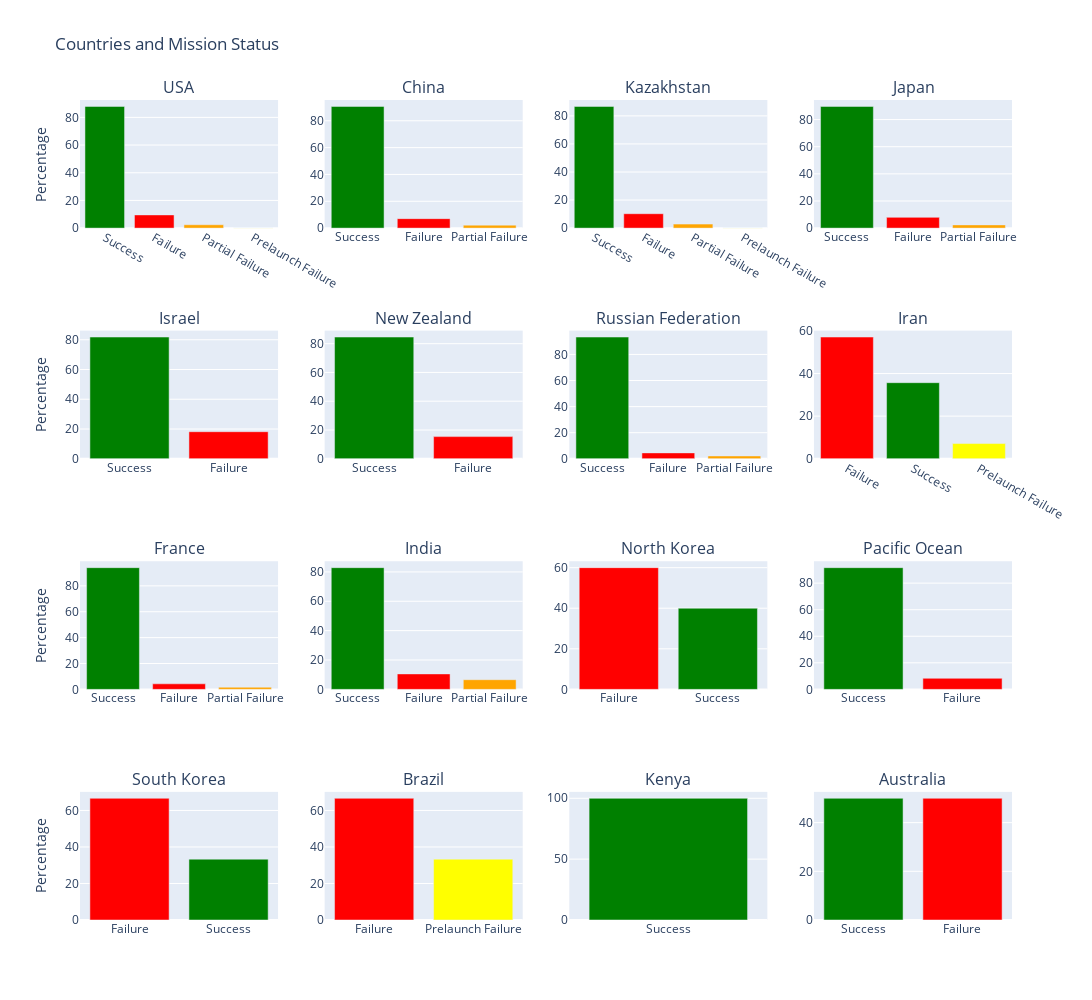

Source (notebook cell):
### Code cell
# 4x4'luk alt grafikler oluşturuluyor ve her bir grafiğe başlık olarak "Country" (ülke) isimleri atanıyor
figure = make_subplots(
    rows=4, 
    cols=4, 
    subplot_titles=df["Country"].unique()  # Ülke isimlerinin benzersiz değerleri başlık olarak kullanılacak
)

# Tüm ülkeler üzerinde döngü oluşturuluyor
for i, country in enumerate(df["Country"].unique()):
    # Belirli bir ülkeye ait görev durumlarının yüzdesel dağılımı hesaplanıyor
    counts = df[df["Country"] == country]["Status Mission"].value_counts(normalize=True) * 100
    # Görev durumlarına göre renkler belirleniyor
    color = [colors[x] for x in encoder.transform(counts.index)]  # colors sözlüğünden görev durumuna uygun renk seçiliyor
    
    # Ülke için bir bar (çubuk) grafiği oluşturuluyor
    trace = go.Bar(
        x=counts.index,         # X ekseni: Görev durumlarının isimleri ("Success", "Failure" gibi)
        y=counts.values,        # Y ekseni: Yüzdesel değerler
        name=country,           # Grafiğin ismi (ülke ismi)
        marker={"color": color},# Görev durumuna göre renkler atanıyor
        showlegend=False        # Göstergeyi kapat (legend yalnızca tek bir kez gösterilecek)
    )
    
    # Bar grafiği, 4x4'lük grid üzerinde doğru satır ve sütuna ekleniyor
    figure.add_trace(
        trace, 
        row=(i // 4) + 1,  # Satır numarası: Her 4 ülke için bir sonraki satıra geç
        col=(i % 4) + 1    # Sütun numarası: 4 sütunlu grid üzerinde ilerle
    )

# Grafik düzeni ve görünümü güncelleniyor
figure.update_layout(
    title={"text": "Countries and Mission Status"},  # Ana başlık ekleniyor
    height=1000,  # Grafiğin yüksekliği
    width=1100    # Grafiğin genişliği
)

# Y ekseni başlıklarını ayarlamak için döngü
for i in range(1, 5):  # 1'den 4'e kadar olan satır numaraları
    figure.update_yaxes(
        title_text="Percentage",  # Y ekseni etiketi "Percentage" olarak ayarlanıyor
        row=i,                    # Hangi satıra uygulanacağı belirtiliyor
        col=1                     # Sadece ilk sütundaki grafikler için uygulanıyor
    )

figure.show()

### Figure 1 — Plotly figure (JSON) as saved in the notebook; plotly's stock layout.template omitted (floating-point values rounded to 4 significant figures)
{"data": [{"marker": {"color": ["Green", "Red", "Orange", "Yellow"]}, "name": "USA", "showlegend": false, "type": "bar", "x": ["Success", "Failure", "Partial Failure", "Prelaunch Failure"], "xaxis": "x", "y": [87.93, 9.548, 2.443, 0.07402], "yaxis": "y"}, {"marker": {"color": ["Green", "Red", "Orange"]}, "name": "China", "showlegend": false, "type": "bar", "x": ["Success", "Failure", "Partial Failure"], "xaxis": "x2", "y": [90.71, 7.063, 2.23], "yaxis": "y2"}, {"marker": {"color": ["Green", "Red", "Orange", "Yellow"]}, "name": "Kazakhstan", "showlegend": false, "type": "bar", "x": ["Success", "Failure", "Partial Failure", "Prelaunch Failure"], "xaxis": "x3", "y": [86.73, 10.27, 2.853, 0.1427], "yaxis": "y3"}, {"marker": {"color": ["Green", "Red", "Orange"]}, "name": "Japan", "showlegend": false, "type": "bar", "x": ["Success", "Failure", "Partial Failure"], "xaxis": "x4", "y": [89.68, 7.937, 2.381], "yaxis": "y4"}, {"marker": {"color": ["Green", "Red"]}, "name": "Israel", "showlegend": false, "type": "bar", "x": ["Success", "Failure"], "xaxis": "x5", "y": [81.82, 18.18], "yaxis": "y5"}, {"marker": {"color": ["Green", "Red"]}, "name": "New Zealand", "showlegend": false, "type": "bar", "x": ["Success", "Failure"], "xaxis": "x6", "y": [84.62, 15.38], "yaxis": "y6"}, {"marker": {"color": ["Green", "Red", "Orange"]}, "name": "Russian Federation", "showlegend": false, "type": "bar", "x": ["Success", "Failure", "Partial Failure"], "xaxis": "x7", "y": [93.35, 4.506, 2.146], "yaxis": "y7"}, {"marker": {"color": ["Red", "Green", "Yellow"]}, "name": "Iran", "showlegend": false, "type": "bar", "x": ["Failure", "Success", "Prelaunch Failure"], "xaxis": "x8", "y": [57.14, 35.71, 7.143], "yaxis": "y8"}, {"marker": {"color": ["Green", "Red", "Orange"]}, "name": "France", "showlegend": false, "type": "bar", "x": ["Success", "Failure", "Partial Failure"], "xaxis": "x9", "y": [94.06, 4.29, 1.65], "yaxis": "y9"}, {"marker": {"color": ["Green", "Red", "Orange"]}, "name": "India", "showlegend": false, "type": "bar", "x": ["Success", "Failure", "Partial Failure"], "xaxis": "x10", "y": [82.89, 10.53, 6.579], "yaxis": "y10"}, {"marker": {"color": ["Red", "Green"]}, "name": "North Korea", "showlegend": false, "type": "bar", "x": ["Failure", "Success"], "xaxis": "x11", "y": [60, 40], "yaxis": "y11"}, {"marker": {"color": ["Green", "Red"]}, "name": "Pacific Ocean", "showlegend": false, "type": "bar", "x": ["Success", "Failure"], "xaxis": "x12", "y": [91.67, 8.333], "yaxis": "y12"}, {"marker": {"color": ["Red", "Green"]}, "name": "South Korea", "showlegend": false, "type": "bar", "x": ["Failure", "Success"], "xaxis": "x13", "y": [66.67, 33.33], "yaxis": "y13"}, {"marker": {"color": ["Red", "Yellow"]}, "name": "Brazil", "showlegend": false, "type": "bar", "x": ["Failure", "Prelaunch Failure"], "xaxis": "x14", "y": [66.67, 33.33], "yaxis": "y14"}, {"marker": {"color": ["Green"]}, "name": "Kenya", "showlegend": false, "type": "bar", "x": ["Success"], "xaxis": "x15", "y": [100], "yaxis": "y15"}, {"marker": {"color": ["Green", "Red"]}, "name": "Australia", "showlegend": false, "type": "bar", "x": ["Success", "Failure"], "xaxis": "x16", "y": [50, 50], "yaxis": "y16"}], "layout": {"annotations": [{"font": {"size": 16}, "showarrow": false, "text": "USA", "x": 0.1062, "xanchor": "center", "xref": "paper", "y": 1, "yanchor": "bottom", "yref": "paper"}, {"font": {"size": 16}, "showarrow": false, "text": "China", "x": 0.3688, "xanchor": "center", "xref": "paper", "y": 1, "yanchor": "bottom", "yref": "paper"}, {"font": {"size": 16}, "showarrow": false, "text": "Kazakhstan", "x": 0.6313, "xanchor": "center", "xref": "paper", "y": 1, "yanchor": "bottom", "yref": "paper"}, {"font": {"size": 16}, "showarrow": false, "text": "Japan", "x": 0.8938, "xanchor": "center", "xref": "paper", "y": 1, "yanchor": "bottom", "yref": "paper"}, {"font": {"size": 16}, "showarrow": false, "text": "Israel", "x": 0.1062, "xanchor": "center", "xref": "paper", "y": 0.7188, "yanchor": "bottom", "yref": "paper"}, {"font": {"size": 16}, "showarrow": false, "text": "New Zealand", "x": 0.3688, "xanchor": "center", "xref": "paper", "y": 0.7188, "yanchor": "bottom", "yref": "paper"}, {"font": {"size": 16}, "showarrow": false, "text": "Russian Federation", "x": 0.6313, "xanchor": "center", "xref": "paper", "y": 0.7188, "yanchor": "bottom", "yref": "paper"}, {"font": {"size": 16}, "showarrow": false, "text": "Iran", "x": 0.8938, "xanchor": "center", "xref": "paper", "y": 0.7188, "yanchor": "bottom", "yref": "paper"}, {"font": {"size": 16}, "showarrow": false, "text": "France", "x": 0.1062, "xanchor": "center", "xref": "paper", "y": 0.4375, "yanchor": "bottom", "yref": "paper"}, {"font": {"size": 16}, "showarrow": false, "text": "India", "x": 0.3688, "xanchor": "center", "xref": "paper", "y": 0.4375, "yanchor": "bottom", "yref": "paper"}, {"font": {"size": 16}, "showarrow": false, "text": "North Korea", "x": 0.6313, "xanchor": "center", "xref": "paper", "y": 0.4375, "yanchor": "bottom", "yref": "paper"}, {"font": {"size": 16}, "showarrow": false, "text": "Pacific Ocean", "x": 0.8938, "xanchor": "center", "xref": "paper", "y": 0.4375, "yanchor": "bottom", "yref": "paper"}, {"font": {"size": 16}, "showarrow": false, "text": "South Korea", "x": 0.1062, "xanchor": "center", "xref": "paper", "y": 0.1562, "yanchor": "bottom", "yref": "paper"}, {"font": {"size": 16}, "showarrow": false, "text": "Brazil", "x": 0.3688, "xanchor": "center", "xref": "paper", "y": 0.1562, "yanchor": "bottom", "yref": "paper"}, {"font": {"size": 16}, "showarrow": false, "text": "Kenya", "x": 0.6313, "xanchor": "center", "xref": "paper", "y": 0.1562, "yanchor": "bottom", "yref": "paper"}, {"font": {"size": 16}, "showarrow": false, "text": "Australia", "x": 0.8938, "xanchor": "center", "xref": "paper", "y": 0.1562, "yanchor": "bottom", "yref": "paper"}], "height": 1000, "title": {"text": "Countries and Mission Status"}, "width": 1100, "xaxis": {"anchor": "y", "autorange": true, "domain": [0, 0.2125], "range": [-0.5, 3.5], "type": "category"}, "xaxis10": {"anchor": "y10", "autorange": true, "domain": [0.2625, 0.475], "range": [-0.5, 2.5], "type": "category"}, "xaxis11": {"anchor": "y11", "autorange": true, "domain": [0.525, 0.7375], "range": [-0.5, 1.5], "type": "category"}, "xaxis12": {"anchor": "y12", "autorange": true, "domain": [0.7875, 1], "range": [-0.5, 1.5], "type": "category"}, "xaxis13": {"anchor": "y13", "autorange": true, "domain": [0, 0.2125], "range": [-0.5, 1.5], "type": "category"}, "xaxis14": {"anchor": "y14", "autorange": true, "domain": [0.2625, 0.475], "range": [-0.5, 1.5], "type": "category"}, "xaxis15": {"anchor": "y15", "autorange": true, "domain": [0.525, 0.7375], "range": [-0.5, 0.5], "type": "category"}, "xaxis16": {"anchor": "y16", "autorange": true, "domain": [0.7875, 1], "range": [-0.5, 1.5], "type": "category"}, "xaxis2": {"anchor": "y2", "autorange": true, "domain": [0.2625, 0.475], "range": [-0.5, 2.5], "type": "category"}, "xaxis3": {"anchor": "y3", "autorange": true, "domain": [0.525, 0.7375], "range": [-0.5, 3.5], "type": "category"}, "xaxis4": {"anchor": "y4", "autorange": true, "domain": [0.7875, 1], "range": [-0.5, 2.5], "type": "category"}, "xaxis5": {"anchor": "y5", "autorange": true, "domain": [0, 0.2125], "range": [-0.5, 1.5], "type": "category"}, "xaxis6": {"anchor": "y6", "autorange": true, "domain": [0.2625, 0.475], "range": [-0.5, 1.5], "type": "category"}, "xaxis7": {"anchor": "y7", "autorange": true, "domain": [0.525, 0.7375], "range": [-0.5, 2.5], "type": "category"}, "xaxis8": {"anchor": "y8", "autorange": true, "domain": [0.7875, 1], "range": [-0.5, 2.5], "type": "category"}, "xaxis9": {"anchor": "y9", "autorange": true, "domain": [0, 0.2125], "range": [-0.5, 2.5], "type": "category"}, "yaxis": {"anchor": "x", "autorange": true, "domain": [0.8438, 1], "range": [0, 92.56], "title": {"text": "Percentage"}, "type": "linear"}, "yaxis10": {"anchor": "x10", "autorange": true, "domain": [0.2812, 0.4375], "range": [0, 87.26], "type": "linear"}, "yaxis11": {"anchor": "x11", "autorange": true, "domain": [0.2812, 0.4375], "range": [0, 63.16], "type": "linear"}, "yaxis12": {"anchor": "x12", "autorange": true, "domain": [0.2812, 0.4375], "range": [0, 96.49], "type": "linear"}, "yaxis13": {"anchor": "x13", "autorange": true, "domain": [0, 0.1562], "range": [0, 70.18], "title": {"text": "Percentage"}, "type": "linear"}, "yaxis14": {"anchor": "x14", "autorange": true, "domain": [0, 0.1562], "range": [0, 70.18], "type": "linear"}, "yaxis15": {"anchor": "x15", "autorange": true, "domain": [0, 0.1562], "range": [0, 105.3], "type": "linear"}, "yaxis16": {"anchor": "x16", "autorange": true, "domain": [0, 0.1562], "range": [0, 52.63], "type": "linear"}, "yaxis2": {"anchor": "x2", "autorange": true, "domain": [0.8438, 1], "range": [0, 95.48], "type": "linear"}, "yaxis3": {"anchor": "x3", "autorange": true, "domain": [0.8438, 1], "range": [0, 91.3], "type": "linear"}, "yaxis4": {"anchor": "x4", "autorange": true, "domain": [0.8438, 1], "range": [0, 94.4], "type": "linear"}, "yaxis5": {"anchor": "x5", "autorange": true, "domain": [0.5625, 0.7188], "range": [0, 86.12], "title": {"text": "Percentage"}, "type": "linear"}, "yaxis6": {"anchor": "x6", "autorange": true, "domain": [0.5625, 0.7188], "range": [0, 89.07], "type": "linear"}, "yaxis7": {"anchor": "x7", "autorange": true, "domain": [0.5625, 0.7188], "range": [0, 98.26], "type": "linear"}, "yaxis8": {"anchor": "x8", "autorange": true, "domain": [0.5625, 0.7188], "range": [0, 60.15], "type": "linear"}, "yaxis9": {"anchor": "x9", "autorange": true, "domain": [0.2812, 0.4375], "range": [0, 99.01], "title": {"text": "Percentage"}, "type": "linear"}}}
